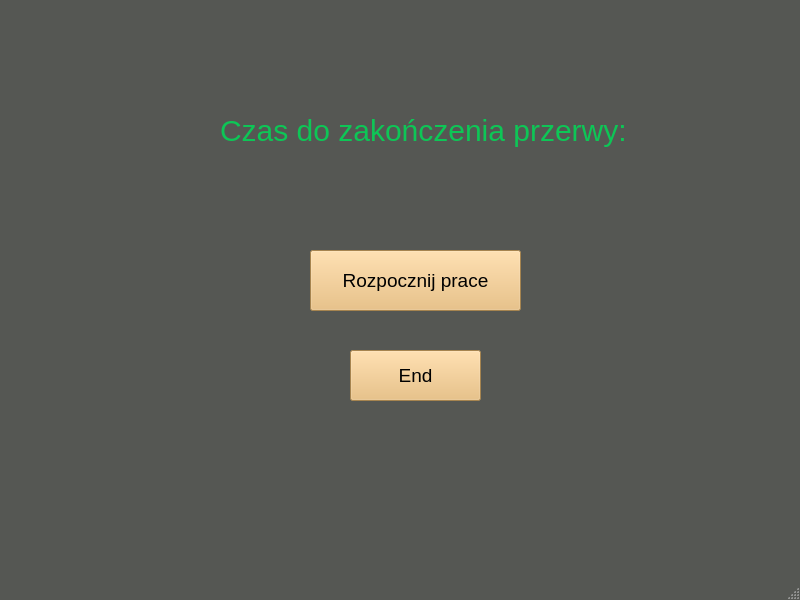
<?xml version="1.0" encoding="UTF-8"?>
<ui version="4.0">
 <class>MainWindow</class>
 <widget class="QMainWindow" name="MainWindow">
  <property name="geometry">
   <rect>
    <x>0</x>
    <y>0</y>
    <width>800</width>
    <height>600</height>
   </rect>
  </property>
  <property name="windowTitle">
   <string>MainWindow</string>
  </property>
  <property name="autoFillBackground">
   <bool>false</bool>
  </property>
  <property name="styleSheet">
   <string notr="true">#MainWindow{
background:rgb(85, 87, 83);
}
#centralwidget{
background:rgb(85, 87, 83);
}

QLabel{
color:rgb(13, 198, 86);
font-size:30px;
}

QPushButton{
background:rgb(233, 185, 110);
font-size:19px;
}</string>
  </property>
  <widget class="QWidget" name="centralwidget">
   <property name="autoFillBackground">
    <bool>false</bool>
   </property>
   <widget class="QPushButton" name="end">
    <property name="geometry">
     <rect>
      <x>350</x>
      <y>350</y>
      <width>131</width>
      <height>51</height>
     </rect>
    </property>
    <property name="text">
     <string>End</string>
    </property>
   </widget>
   <widget class="QPushButton" name="btnStartWork">
    <property name="geometry">
     <rect>
      <x>310</x>
      <y>250</y>
      <width>211</width>
      <height>61</height>
     </rect>
    </property>
    <property name="text">
     <string>Rozpocznij prace</string>
    </property>
   </widget>
   <widget class="QLabel" name="labInfo">
    <property name="geometry">
     <rect>
      <x>220</x>
      <y>100</y>
      <width>501</width>
      <height>61</height>
     </rect>
    </property>
    <property name="text">
     <string>Czas do zakończenia przerwy:</string>
    </property>
   </widget>
  </widget>
  <widget class="QStatusBar" name="statusbar"/>
 </widget>
 <resources/>
 <connections/>
</ui>
